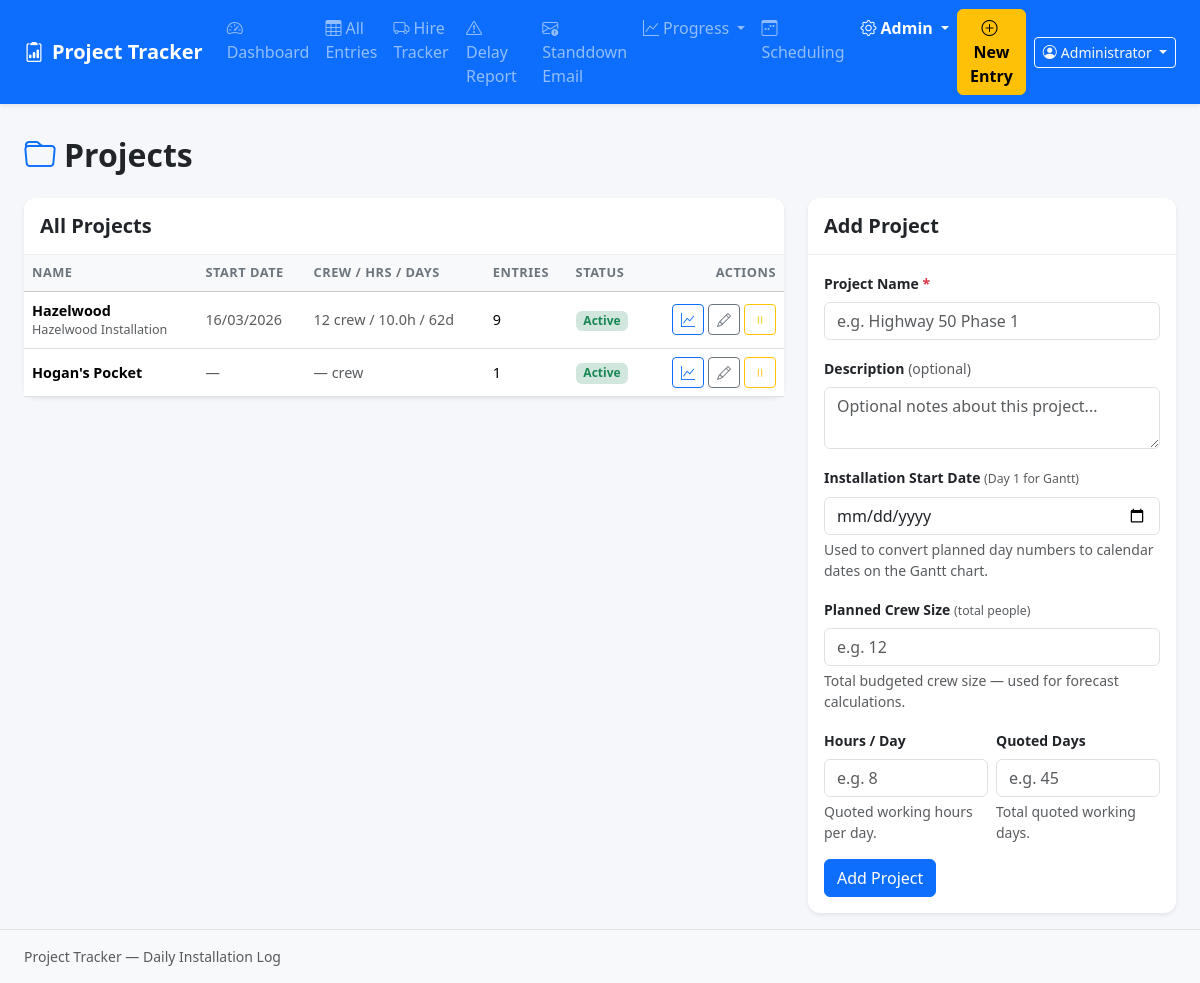
The page /admin/projects (signed in) on the database its author committed.
### models.py (models this page shows, shortened)
class User(UserMixin, db.Model):
    id = db.Column(db.Integer, primary_key=True)
    username = db.Column(db.String(100), nullable=False, unique=True)
    display_name = db.Column(db.String(200))       # full name shown in entries
    password_hash = db.Column(db.String(256), nullable=False)
    is_admin = db.Column(db.Boolean, default=False)
    active = db.Column(db.Boolean, default=True)
    created_at = db.Column(db.DateTime, default=datetime.utcnow)
    entries = db.relationship('DailyEntry', backref='submitted_by_user', lazy=True)
    @property
    def is_active(self):
        return self.active

class Project(db.Model):
    id = db.Column(db.Integer, primary_key=True)
    name = db.Column(db.String(200), nullable=False)
    description = db.Column(db.Text)
    active = db.Column(db.Boolean, default=True)
    start_date = db.Column(db.Date)           # Day 1 of installation (for Gantt day→date mapping)
    planned_crew = db.Column(db.Integer)      # Estimated crew size for efficiency calculations
    hours_per_day = db.Column(db.Float)       # Quoted hours per working day
    quoted_days = db.Column(db.Integer)       # Total quoted working days for the job
    created_at = db.Column(db.DateTime, default=datetime.utcnow)
    entries = db.relationship('DailyEntry', backref='project', lazy=True)
    planned_data = db.relationship('PlannedData', backref='project',
                                   cascade='all, delete-orphan', lazy=True)
    non_work_dates = db.relationship('ProjectNonWorkDate', backref='project',
                                     cascade='all, delete-orphan',
                                     order_by='ProjectNonWorkDate.date')
    budgeted_roles = db.relationship('ProjectBudgetedRole', backref='project',
                                     cascade='all, delete-orphan', lazy=True)

### app.py (the view, shortened to what this page needs)
@app.route('/admin/projects', methods=['GET', 'POST'])
def admin_projects():
    projects = Project.query.order_by(Project.name).all()
    return render_template('admin/projects.html', projects=projects)

### app.py (called while the page is built)
@login_manager.user_loader
def load_user(user_id):
    return User.query.get(int(user_id))

@app.context_processor
def inject_active_projects():
    try:
        projects = Project.query.filter_by(active=True).order_by(Project.name).all()
    except Exception:
        projects = []
    return {'_active_projects': projects}

@app.before_request
def require_login():
    public_endpoints = {'login', 'logout', 'static'}
    if request.endpoint not in public_endpoints and not current_user.is_authenticated:
        return redirect(url_for('login', next=request.url))

### templates/admin/projects.html (shortened to what this page needs)
{% extends "base.html" %}
{% block content %}
<div class="d-flex justify-content-between align-items-center mb-4">
  <h2 class="fw-bold mb-0"><i class="bi bi-folder me-2 text-primary"></i>Projects</h2>
</div>
<div class="row g-4">
  <div class="col-lg-8">
    <div class="card border-0 shadow-sm">
      <div class="card-header bg-white py-3">
        <h5 class="mb-0 fw-semibold">All Projects</h5>
      </div>
      <div class="card-body p-0">
        {% if projects %}
        <table class="table table-hover align-middle mb-0">
          <thead class="table-light">
            <tr>
              <th>Name</th>
              <th>Start Date</th>
              <th>Crew / Hrs / Days</th>
              <th>Entries</th>
              <th>Status</th>
              <th class="text-end">Actions</th>
            </tr>
          </thead>
          <tbody>
            {% for project in projects %}
            <tr>
              <td>
                <div class="fw-semibold">{{ project.name }}</div>
                {% if project.description %}
                <div class="text-muted small">{{ project.description }}</div>
                {% endif %}
              </td>
              <td class="text-muted small">
                {{ project.start_date.strftime('%d/%m/%Y') if project.start_date else '—' }}
              </td>
              <td class="text-muted small">
                {{ project.planned_crew or '—' }} crew
                {% if project.hours_per_day %} / {{ project.hours_per_day }}h{% endif %}
                {% if project.quoted_days %} / {{ project.quoted_days }}d{% endif %}
              </td>
              <td>{{ project.entries|length }}</td>
              <td>
                {% if project.active %}
                  <span class="badge bg-success-subtle text-success">Active</span>
                {% else %}
                  <span class="badge bg-secondary-subtle text-secondary">Inactive</span>
                {% endif %}
              </td>
              <td class="text-end">
                <div class="d-flex gap-1 justify-content-end">
                  <a href="{{ url_for('project_dashboard', project_id=project.id) }}"
                     class="btn btn-sm btn-outline-primary" title="Progress Dashboard">
                    <i class="bi bi-graph-up"></i>
                  </a>
                  <button class="btn btn-sm btn-outline-secondary" type="button"
                          onclick="openEditProject({{ project.id }},
                            '{{ project.name|replace("'", "\\'") }}',
                            '{{ (project.description or '')|replace("'", "\\'") }}',
                            '{{ project.start_date.strftime("%Y-%m-%d") if project.start_date else "" }}',
                            '{{ project.planned_crew or "" }}',
                            '{{ project.hours_per_day or "" }}',
                            '{{ project.quoted_days or "" }}')"
                          title="Edit">
                    <i class="bi bi-pencil"></i>
                  </button>
                  <form method="POST" class="d-inline">
                    <button type="submit"
                            class="btn btn-sm btn-outline-{% if project.active %}warning{% else %}success{% endif %}"
                            title="{% if project.active %}Deactivate{% else %}Activate{% endif %}">
                      <i class="bi bi-{% if project.active %}pause{% else %}play{% endif %}"></i>
                    </button>
                  </form>
                </div>
              </td>
            </tr>
            {% endfor %}
          </tbody>
        </table>
        {% else %}
        <div class="text-center py-5 text-muted">
          <i class="bi bi-folder2-open fs-1 d-block mb-2"></i>
          No projects yet. Add your first project.
        </div>
        {% endif %}
      </div>
    </div>
  </div>
  <div class="col-lg-4">
    <div class="card border-0 shadow-sm">
      <div class="card-header bg-white py-3">
        <h5 class="mb-0 fw-semibold" id="formTitle">Add Project</h5>
      </div>
      <div class="card-body">
        <form method="POST" id="projectForm">
          <div class="mb-3">
            <label class="form-label fw-semibold">Project Name <span class="text-danger">*</span></label>
            <input type="text" name="name" id="projectName" class="form-control" required
                   placeholder="e.g. Highway 50 Phase 1">
          </div>
          <div class="mb-3">
            <label class="form-label fw-semibold">Description <span class="text-muted fw-normal">(optional)</span></label>
            <textarea name="description" id="projectDesc" class="form-control" rows="2"
                      placeholder="Optional notes about this project..."></textarea>
          </div>
          <div class="mb-3">
            <label class="form-label fw-semibold">
              Installation Start Date
              <span class="text-muted fw-normal small">(Day 1 for Gantt)</span>
            </label>
            <input type="date" name="start_date" id="projectStartDate" class="form-control">
            <div class="form-text">Used to convert planned day numbers to calendar dates on the Gantt chart.</div>
          </div>
          <div class="mb-3">
            <label class="form-label fw-semibold">
              Planned Crew Size
              <span class="text-muted fw-normal small">(total people)</span>
            </label>
            <input type="number" name="planned_crew" id="projectPlannedCrew" class="form-control"
                   min="1" placeholder="e.g. 12">
            <div class="form-text">Total budgeted crew size — used for forecast calculations.</div>
          </div>
          <div class="row g-2 mb-3">
            <div class="col-6">
              <label class="form-label fw-semibold">Hours / Day</label>
              <input type="number" name="hours_per_day" id="projectHoursPerDay" class="form-control"
                     min="1" max="24" step="0.5" placeholder="e.g. 8">
              <div class="form-text">Quoted working hours per day.</div>
            </div>
            <div class="col-6">
              <label class="form-label fw-semibold">Quoted Days</label>
              <input type="number" name="quoted_days" id="projectQuotedDays" class="form-control"
                     min="1" placeholder="e.g. 45">
              <div class="form-text">Total quoted working days.</div>
            </div>
          </div>
          <div class="d-flex gap-2">
            <button type="submit" class="btn btn-primary" id="submitBtn">Add Project</button>
          </div>
        </form>
      </div>
    </div>
  </div>
</div>
{% endblock %}

### templates/base.html (shortened to what this page needs)
<!DOCTYPE html>
<html lang="en">
<head>
  <link href="https://cdn.jsdelivr.net/npm/bootstrap@5.3.3/dist/css/bootstrap.min.css" rel="stylesheet">
  <link href="https://cdn.jsdelivr.net/npm/bootstrap-icons@1.11.3/font/bootstrap-icons.css" rel="stylesheet">
  <link href="{{ url_for('static', filename='css/custom.css') }}" rel="stylesheet">
</head>
<body>
<nav class="navbar navbar-expand-lg navbar-dark bg-primary shadow-sm">
  <div class="container-fluid px-4">
    <a class="navbar-brand fw-bold" href="{{ url_for('index') }}">
      <i class="bi bi-clipboard2-data me-2"></i>Project Tracker
    </a>
    <div class="collapse navbar-collapse" id="navMenu">
      <ul class="navbar-nav me-auto mb-2 mb-lg-0">
        <li class="nav-item">
          <a class="nav-link {% if request.endpoint == 'index' %}active{% endif %}" href="{{ url_for('index') }}">
            <i class="bi bi-speedometer2 me-1"></i>Dashboard
          </a>
        </li>
        <li class="nav-item">
          <a class="nav-link {% if request.endpoint == 'entries' %}active{% endif %}" href="{{ url_for('entries') }}">
            <i class="bi bi-table me-1"></i>All Entries
          </a>
        </li>
        <li class="nav-item">
          <a class="nav-link {% if request.endpoint and request.endpoint.startswith('hire') %}active{% endif %}"
             href="{{ url_for('hire_list') }}">
            <i class="bi bi-truck me-1"></i>Hire Tracker
          </a>
        </li>
        <li class="nav-item">
          <a class="nav-link {% if request.endpoint and 'delay_report' in request.endpoint %}active{% endif %}"
             href="{{ url_for('delay_report') }}">
            <i class="bi bi-exclamation-triangle me-1"></i>Delay Report
          </a>
        </li>
        <li class="nav-item">
          <a class="nav-link {% if request.endpoint == 'morning_standdown' %}active{% endif %}"
             href="{{ url_for('morning_standdown') }}">
            <i class="bi bi-envelope-exclamation me-1"></i>Standdown Email
          </a>
        </li>
        <li class="nav-item dropdown">
          <a class="nav-link dropdown-toggle {% if request.endpoint == 'project_dashboard' %}active{% endif %}"
             href="#" data-bs-toggle="dropdown">
            <i class="bi bi-graph-up me-1"></i>Progress
          </a>
        </li>
        <li class="nav-item">
          <a class="nav-link {% if request.endpoint and 'scheduling' in request.endpoint %}active{% endif %}"
             href="{{ url_for('scheduling_overview') }}">
            <i class="bi bi-calendar3-week me-1"></i>Scheduling
          </a>
        </li>
        <li class="nav-item dropdown">
          <a class="nav-link dropdown-toggle {% if request.endpoint and 'admin' in request.endpoint %}active{% endif %}"
             href="#" data-bs-toggle="dropdown">
            <i class="bi bi-gear me-1"></i>Admin
          </a>
        </li>
      </ul>
      <div class="d-flex align-items-center gap-2">
        <a href="{{ url_for('new_entry') }}" class="btn btn-warning fw-semibold">
          <i class="bi bi-plus-circle me-1"></i>New Entry
        </a>
        <div class="dropdown">
          <button class="btn btn-outline-light btn-sm dropdown-toggle" data-bs-toggle="dropdown">
            <i class="bi bi-person-circle me-1"></i>{{ current_user.display_name or current_user.username }}
          </button>
        </div>
      </div>
    </div>
  </div>
</nav>
<div class="container-fluid px-4 py-3">
  {% block content %}{% endblock %}
</div>
<footer class="footer mt-auto py-3 bg-light border-top">
  <div class="container-fluid px-4 text-muted small">
    Project Tracker &mdash; Daily Installation Log
  </div>
</footer>
</body>
</html>

### static/css/custom.css (style rules this page uses)
body { background-color: #f5f7fa; min-height: 100vh; display: flex; flex-direction: column; }
.container-fluid { max-width: 1400px; }
.card { border-radius: 0.75rem; }
.card-header { border-radius: 0.75rem 0.75rem 0 0 !important; border-bottom: 1px solid #eee; }
.table th { font-size: 0.8rem; font-weight: 600; text-transform: uppercase; letter-spacing: 0.04em; color: #6c757d; white-space: nowrap; }
.table td { font-size: 0.9rem; }
.navbar-dark .nav-link.active { font-weight: 600; }
.footer { margin-top: auto; }
.form-label.fw-semibold { font-size: 0.875rem; }
.badge { font-size: 0.75rem; }

### rows shown on the page
User: display_name "Administrator"
Project: name "Hazelwood", description "Hazelwood Installation", start_date "16/03/2026", planned_crew "12", hours_per_day "10.0", quoted_days "62", entries|length "9", active "Active"
Project: name "Hogan's Pocket", start_date "—", planned_crew "—", entries|length "1", active "Active"
